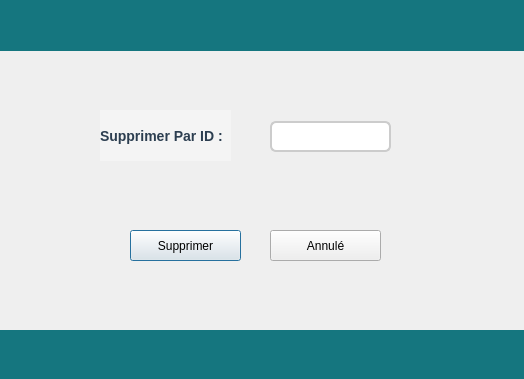
<?xml version="1.0" encoding="UTF-8"?>
<ui version="4.0">
 <class>supp</class>
 <widget class="QDialog" name="supp">
  <property name="geometry">
   <rect>
    <x>0</x>
    <y>0</y>
    <width>524</width>
    <height>379</height>
   </rect>
  </property>
  <property name="windowTitle">
   <string>Dialog</string>
  </property>
  <widget class="QLineEdit" name="lineEdit">
   <property name="geometry">
    <rect>
     <x>270</x>
     <y>121</y>
     <width>121</width>
     <height>31</height>
    </rect>
   </property>
   <property name="styleSheet">
    <string notr="true">QLineEdit {
    background-color: white;
    border: 2px solid #cccccc;
    border-radius: 6px;
    padding: 5px;
    font-size: 14px;
}

QLineEdit:focus {
    border: 2px solid #3498db; /* Bleu moderne au focus */
}

/* Style des DateEdit */
QDateEdit {
    background-color: white;
    border: 2px solid #cccccc;
    border-radius: 6px;
    padding: 3px;
    font-size: 14px;
}

QDateEdit::drop-down {
    border: none;
}
</string>
   </property>
  </widget>
  <widget class="QLabel" name="label">
   <property name="geometry">
    <rect>
     <x>100</x>
     <y>110</y>
     <width>131</width>
     <height>51</height>
    </rect>
   </property>
   <property name="styleSheet">
    <string notr="true">/* Style du formulaire */
QWidget {
    background-color: #f4f4f4; /* Fond gris clair moderne */
}

/* Style des champs de saisie (ID, Formateur, Lieu, etc.) */
QLineEdit {
    background-color: white;
    border: 2px solid #cccccc;
    border-radius: 6px;
    padding: 5px;
    font-size: 14px;
}

QLineEdit:focus {
    border: 2px solid #3498db; /* Bleu moderne au focus */
}

/* Style des DateEdit */
QDateEdit {
    background-color: white;
    border: 2px solid #cccccc;
    border-radius: 6px;
    padding: 3px;
    font-size: 14px;
}

QDateEdit::drop-down {
    border: none;
}

/* Style du QSlider (Prix) */
QSlider::groove:horizontal {
    background: #ddd;
    height: 6px;
    border-radius: 3px;
}

QSlider::handle:horizontal {
    background: #3498db;
    width: 14px;
    height: 14px;
    border-radius: 7px;
    margin: -4px 0;
}

/* Style des labels */
QLabel {
    font-size: 14px;
    font-weight: bold;
    color: #2c3e50; /* Gris foncé pour un effet pro */
}
</string>
   </property>
   <property name="text">
    <string>Supprimer Par ID : </string>
   </property>
  </widget>
  <widget class="QPushButton" name="pushButton">
   <property name="geometry">
    <rect>
     <x>130</x>
     <y>230</y>
     <width>111</width>
     <height>31</height>
    </rect>
   </property>
   <property name="styleSheet">
    <string notr="true">#pushButton {
   background-color: rgb(21, 118, 127);
    color: white;
    font-size: 14px;
    font-weight: bold;
    border: 2px solid #219150;
    border-radius: 8px;
    padding: 8px 15px;
    transition: all 0.3s ease-in-out;QPushButton {
    background-color: #27ae60; /* Vert moderne */
    color: white;
    font-size: 14px;
    font-weight: bold;
    border: 2px solid #219150;
    border-radius: 8px;
    padding: 8px 15px;
    transition: all 0.3s ease-in-out;
}

/* Effet au survol */
QPushButton:hover {
    background-color: #219150;
    border: 2px solid #1e8449;
}

/* Effet au clic */
QPushButton:pressed {
    background-color: #1e8449;
    border: 2px solid #166735;
}

}

/* Effet au survol */
#pushButton:hover {
    background-color: #219150; /* Vert plus foncé */
    border: 2px solid #1e8449;
}

/* Effet au clic */
#pushButton:pressed {
    background-color: #1e8449; /* Vert encore plus foncé */
    border: 2px solid #166735;
}
</string>
   </property>
   <property name="text">
    <string>Supprimer</string>
   </property>
  </widget>
  <widget class="QPushButton" name="pushButton_2">
   <property name="geometry">
    <rect>
     <x>270</x>
     <y>230</y>
     <width>111</width>
     <height>31</height>
    </rect>
   </property>
   <property name="styleSheet">
    <string notr="true">#pushButton_2 {
   background-color: rgb(21, 118, 127);
    color: white;
    font-size: 14px;
    font-weight: bold;
    border: 2px solid #219150;
    border-radius: 8px;
    padding: 8px 15px;
    transition: all 0.3s ease-in-out;QPushButton {
    background-color: #27ae60; /* Vert moderne */
    color: white;
    font-size: 14px;
    font-weight: bold;
    border: 2px solid #219150;
    border-radius: 8px;
    padding: 8px 15px;
    transition: all 0.3s ease-in-out;
}

/* Effet au survol */
QPushButton:hover {
    background-color: #219150;
    border: 2px solid #1e8449;
}

/* Effet au clic */
QPushButton:pressed {
    background-color: #1e8449;
    border: 2px solid #166735;
}

}

/* Effet au survol */
#pushButton_2:hover {
    background-color: #219150; /* Vert plus foncé */
    border: 2px solid #1e8449;
}

/* Effet au clic */
#pushButton_2:pressed {
    background-color: #1e8449; /* Vert encore plus foncé */
    border: 2px solid #166735;
}
</string>
   </property>
   <property name="text">
    <string>Annulé</string>
   </property>
  </widget>
  <widget class="QLabel" name="label_2">
   <property name="geometry">
    <rect>
     <x>0</x>
     <y>0</y>
     <width>531</width>
     <height>51</height>
    </rect>
   </property>
   <property name="styleSheet">
    <string notr="true">background-color: rgb(21, 118, 127);</string>
   </property>
   <property name="text">
    <string/>
   </property>
  </widget>
  <widget class="QLabel" name="label_3">
   <property name="geometry">
    <rect>
     <x>440</x>
     <y>10</y>
     <width>81</width>
     <height>31</height>
    </rect>
   </property>
   <property name="styleSheet">
    <string notr="true">image: url(:/res/98.png);</string>
   </property>
   <property name="text">
    <string/>
   </property>
  </widget>
  <widget class="QLabel" name="label_4">
   <property name="geometry">
    <rect>
     <x>0</x>
     <y>330</y>
     <width>531</width>
     <height>51</height>
    </rect>
   </property>
   <property name="styleSheet">
    <string notr="true">background-color: rgb(21, 118, 127);</string>
   </property>
   <property name="text">
    <string/>
   </property>
  </widget>
 </widget>
 <resources/>
 <connections/>
</ui>
